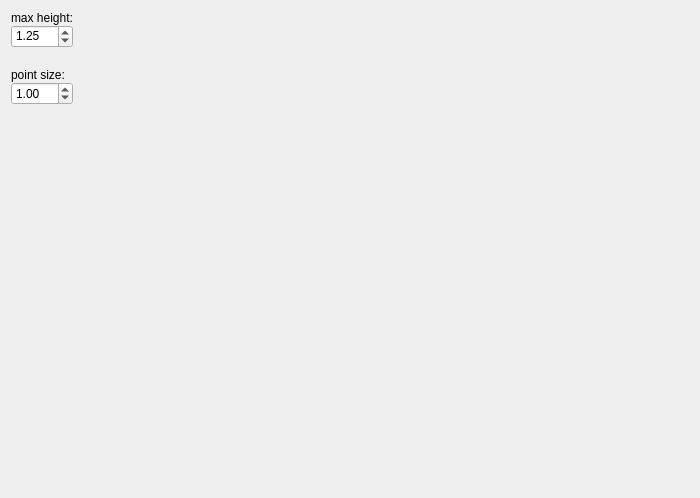
<?xml version="1.0" encoding="UTF-8"?>
<ui version="4.0">
 <class>LidarSlamCameraWidget</class>
 <widget class="QWidget" name="LidarSlamCameraWidget">
  <property name="geometry">
   <rect>
    <x>0</x>
    <y>0</y>
    <width>700</width>
    <height>498</height>
   </rect>
  </property>
  <property name="sizePolicy">
   <sizepolicy hsizetype="Expanding" vsizetype="Expanding">
    <horstretch>0</horstretch>
    <verstretch>0</verstretch>
   </sizepolicy>
  </property>
  <property name="minimumSize">
   <size>
    <width>0</width>
    <height>0</height>
   </size>
  </property>
  <property name="maximumSize">
   <size>
    <width>5000</width>
    <height>5000</height>
   </size>
  </property>
  <property name="windowTitle">
   <string>PCLViewer</string>
  </property>
  <layout class="QHBoxLayout" name="horizontalLayout">
   <property name="sizeConstraint">
    <enum>QLayout::SetNoConstraint</enum>
   </property>
   <item>
    <layout class="QVBoxLayout" name="verticalLayout">
     <property name="spacing">
      <number>0</number>
     </property>
     <property name="sizeConstraint">
      <enum>QLayout::SetNoConstraint</enum>
     </property>
     <item>
      <widget class="QLabel" name="label">
       <property name="sizePolicy">
        <sizepolicy hsizetype="Preferred" vsizetype="Fixed">
         <horstretch>0</horstretch>
         <verstretch>0</verstretch>
        </sizepolicy>
       </property>
       <property name="text">
        <string>max height:</string>
       </property>
      </widget>
     </item>
     <item>
      <widget class="QDoubleSpinBox" name="max_height_spinbox">
       <property name="alignment">
        <set>Qt::AlignLeading|Qt::AlignLeft|Qt::AlignTop</set>
       </property>
       <property name="minimum">
        <double>-5.000000000000000</double>
       </property>
       <property name="maximum">
        <double>10.000000000000000</double>
       </property>
       <property name="singleStep">
        <double>0.010000000000000</double>
       </property>
       <property name="value">
        <double>1.250000000000000</double>
       </property>
      </widget>
     </item>
     <item>
      <spacer name="verticalSpacer_3">
       <property name="orientation">
        <enum>Qt::Vertical</enum>
       </property>
       <property name="sizeType">
        <enum>QSizePolicy::Fixed</enum>
       </property>
       <property name="sizeHint" stdset="0">
        <size>
         <width>20</width>
         <height>20</height>
        </size>
       </property>
      </spacer>
     </item>
     <item>
      <widget class="QLabel" name="label_3">
       <property name="sizePolicy">
        <sizepolicy hsizetype="Fixed" vsizetype="Fixed">
         <horstretch>0</horstretch>
         <verstretch>0</verstretch>
        </sizepolicy>
       </property>
       <property name="text">
        <string>point size:</string>
       </property>
      </widget>
     </item>
     <item>
      <widget class="QDoubleSpinBox" name="pointsize_spinbox">
       <property name="maximum">
        <double>5.000000000000000</double>
       </property>
       <property name="singleStep">
        <double>0.100000000000000</double>
       </property>
       <property name="value">
        <double>1.000000000000000</double>
       </property>
      </widget>
     </item>
     <item>
      <spacer name="verticalSpacer">
       <property name="orientation">
        <enum>Qt::Vertical</enum>
       </property>
       <property name="sizeHint" stdset="0">
        <size>
         <width>20</width>
         <height>40</height>
        </size>
       </property>
      </spacer>
     </item>
    </layout>
   </item>
   <item>
    <widget class="QVTKWidget" name="qvtkWidget" native="true">
     <property name="sizePolicy">
      <sizepolicy hsizetype="Preferred" vsizetype="Preferred">
       <horstretch>50</horstretch>
       <verstretch>0</verstretch>
      </sizepolicy>
     </property>
     <property name="minimumSize">
      <size>
       <width>640</width>
       <height>480</height>
      </size>
     </property>
    </widget>
   </item>
  </layout>
 </widget>
 <customwidgets>
  <customwidget>
   <class>QVTKWidget</class>
   <extends>QWidget</extends>
   <header location="global">QVTKWidget.h</header>
  </customwidget>
 </customwidgets>
 <resources/>
 <connections/>
</ui>
